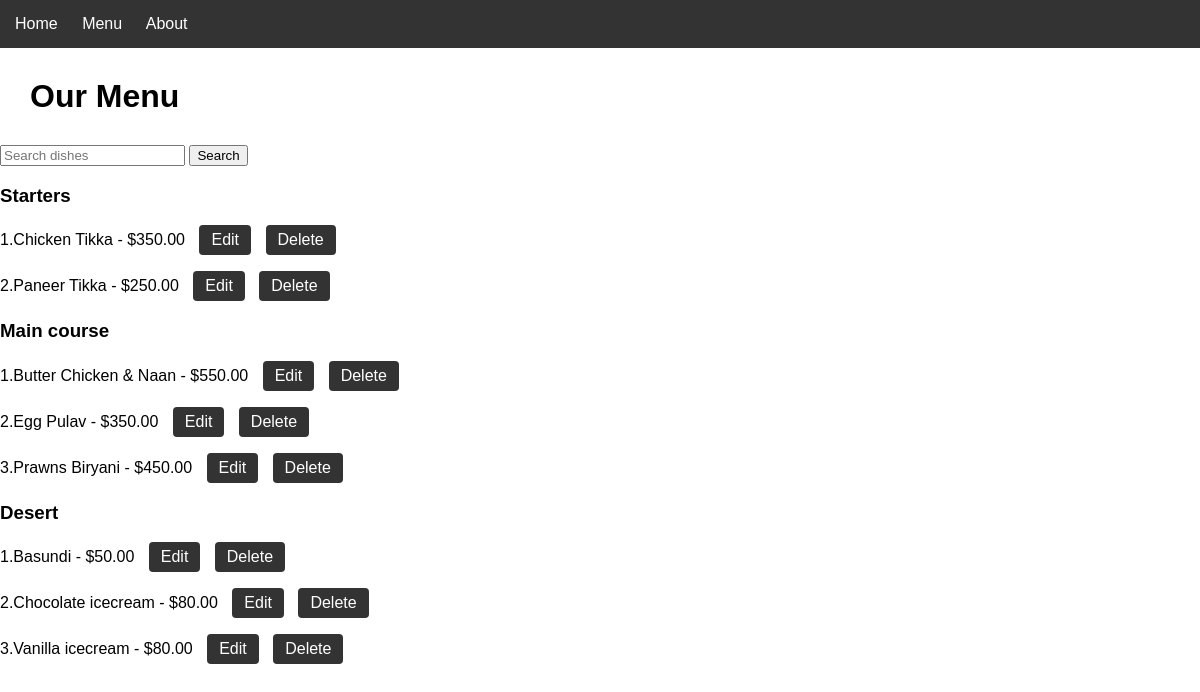
The app's page /menu/ with its own data.
### restaurant/models.py (models this page shows, shortened)
class Category(models.Model):
    name= models.CharField(max_length= 100)

class Dish(models.Model):
    name= models.CharField(max_length= 100)
    price= models.DecimalField(max_digits=8, decimal_places=2)
    category= models.ForeignKey(Category, on_delete=models.CASCADE)

### restaurant/views.py (the view)
# urls.py: path("menu/", views.menu, name="menu"),
def menu(request):
    query = request.GET.get("q")
    if query:
        dishes = Dish.objects.filter(name__icontains=query)
    else:
        dishes = Dish.objects.all()
    dishes = dishes.select_related("category").order_by("category","name")
    return render(request,"menu.html",{"dishes": dishes})

### templates/menu.html (shortened to what this page needs)
<!DOCTYPE html>
<html lang="en" xmlns="http://www.w3.org/1999/xhtml">
<head>
</head>
<body>
    {% extends "base.html" %}
    {% block content %}
    <h1>Our Menu</h1>
    <form method="GET">
        <input type="text" name="q" placeholder="Search dishes" />
        <button type="submit">Search</button>
    </form>
    {% regroup dishes by category as category_list %}
    {% for category in category_list %}
        <h3>{{ category.grouper.name }}</h3>
        {% for dish in category.list %}
            <p>
                {{ forloop.counter}}.{{ dish.name }} - ${{ dish.price }}
                <a class="edit-button" href="{% url 'edit_dish' dish.pk %}">Edit</a>
                <a class="edit-button" href="{% url 'delete_dish' dish.pk %}">Delete</a>
            </p>
        {% endfor %}
    {% endfor %}
    {% endblock %}

### templates/base.html (shortened to what this page needs)
{% load static %}
<!DOCTYPE html>
<html lang="en" xmlns="http://www.w3.org/1999/xhtml">
<head>
    <link rel="stylesheet" href="{% static 'css/style.css' %}" />
</head>
<body>
    <nav>
        <a href="/">Home</a>
        <a href="{% url 'menu'%}">Menu</a>
        <a href="{% url 'about' %}">About</a>
    </nav>
    {% block content %}
    {% endblock %}
</body>
</html>

### static/css/style.css (style rules this page uses)
body { font-family: Arial, sans-serif; margin: 0; }
nav { background-color: #333; padding: 15px; }
nav a { color: white; text-decoration: none; margin-right: 20px; }
h1 { margin: 30px; }
.edit-button { display:inline-block; padding:6px 12px; background-color: #333; color:white; text-decoration:none; border-radius: 4px; margin-left: 10px; }

### records on screen
Category: grouper.name "Starters"
Dish: name "Chicken Tikka", price "350.00"
Dish: name "Paneer Tikka", price "250.00"
Category: grouper.name "Main course"
Dish: name "Butter Chicken & Naan", price "550.00"
Dish: name "Egg Pulav", price "350.00"
Dish: name "Prawns Biryani", price "450.00"
Category: grouper.name "Desert"
Dish: name "Basundi", price "50.00"
Dish: name "Chocolate icecream", price "80.00"
Dish: name "Vanilla icecream", price "80.00"
